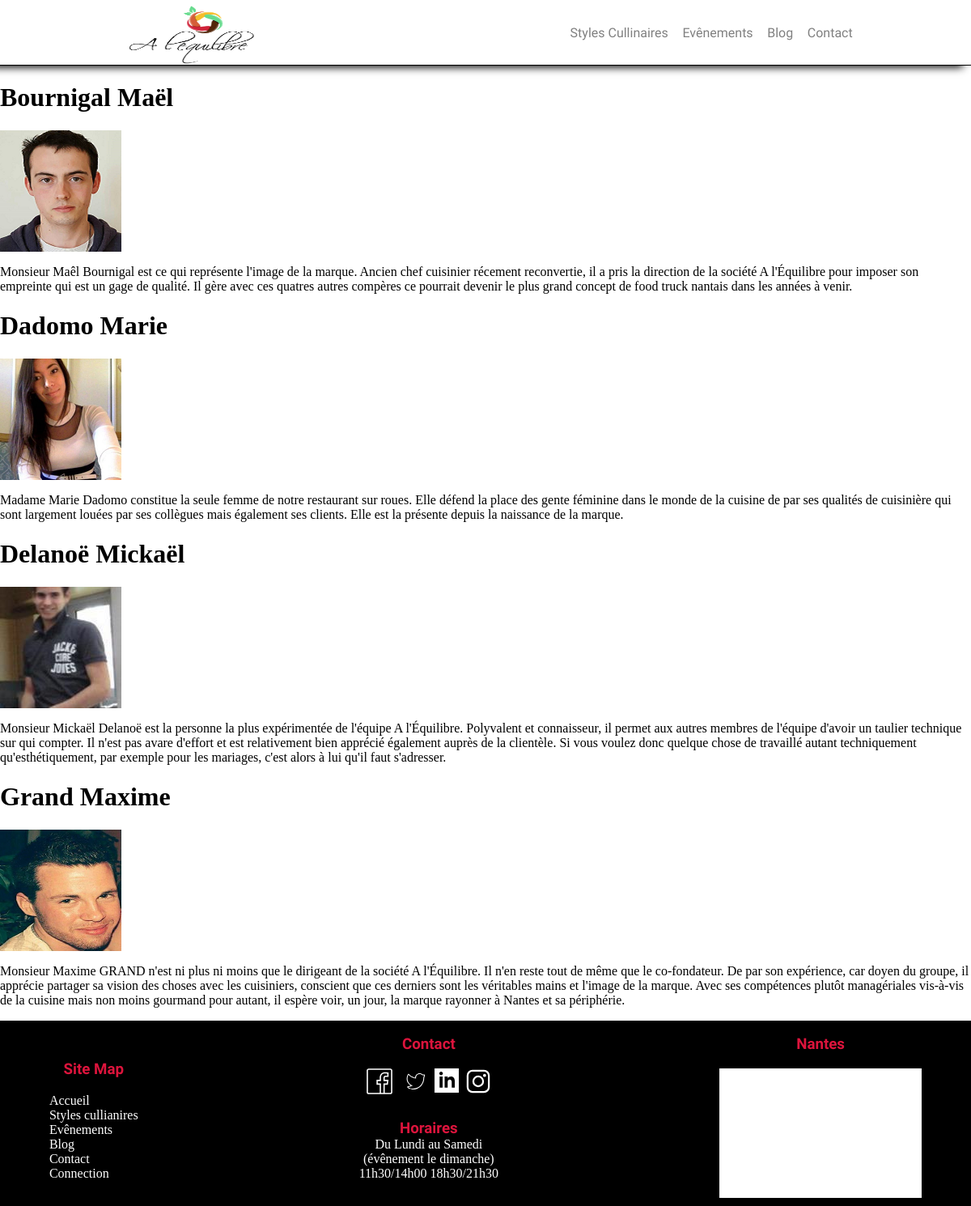
The page /equipe.php on the database its author committed.
### tables this page shows
CREATE TABLE `membres` (
  `code_membre` varchar(8) NOT NULL,
  `nom_membre` varchar(100) DEFAULT NULL,
  `prenom_membre` varchar(50) DEFAULT NULL,
  `description_membre` varchar(500) DEFAULT NULL,
  `image_membre` varchar(255) DEFAULT NULL
);

### equipe.php (the view, shortened to what this page needs)
<html>
    <head>
        <link href="style.css" rel="stylesheet" type="text/css" media="all" />
    </head>
    <body>
        <?php include'header.html';
        Try {
            $bdd = new PDO('mysql:host=localhost;dbname=a_l_equilibre;charset=latin1', 'root', '');
        }
        catch (PDOException $e) {
            die('Erreur : ' . $e->getMessage());
        }
        ?>
                <div class="equipe_detail">
                <?php
                    $result=$bdd->query('SELECT * FROM membres');
                    while ($data= $result->fetch()) {
                    $desc=$data['description_membre']
                ?>
                    <h1 id="title_events"><?php echo utf8_encode($data['nom_membre'])." ".utf8_encode($data['prenom_membre']) ?></h1>
                        <img src="<?php echo $data['image_membre']; ?>"" class="event_image">
                        <p class="event_text"><?php echo utf8_encode($desc); ?></p>
                </div>
                <?php }
                ?>
    </body>
</html>

### style.css (style rules this page uses)
body { margin: 0; }
* { box-sizing: border-box; }
a { background-color: transparent;color:grey;text-decoration: none; }
.titre_rouge { color: crimson; font-family: 'Dancing Script', cursive; }
.texte_blanc { color: white; }
header { display: flex; width: 100%; align-items: center; justify-content: space-around; border-bottom: 1px black solid; z-index: 1100; box-shadow: -10px 2px 10px black; background-color: white; flex-wrap: wrap; }
header nav { width: 40%; }
header ul { display: flex; list-style: none; justify-content: flex-end; }
header li { margin: 2%; font-family: 'Dancing Script'; }
img[title="logo"] { width: 170px; height: 80px; margin-left: 5%; }
footer { background-color: black; display: flex; justify-content: space-around; text-align: center; flex-wrap: wrap; }
footer ul { list-style: none; padding: 0; margin: 0; text-align: left; }
#contact_horaire { display: flex; flex-direction: column; align-items: center; }
#horaires { display: flex; flex-direction: column; align-items: center; }
#horaires h3 { margin-bottom: 0; }
#horaires p { width: 40%; text-align: center; margin-top: 0; }
#site_map { align-self: center; }
#localisation { align-self: center; }
#localisation #map2 { width: 250px; height: 160px; background-color: white; margin-bottom: 10px; }
.svg_footer { width: 40px; height: 40px; fill: white; }
#svg_linkedin { width: 30px; height: 30px; position: relative; top:-10px; }
a { align-self: center; }
html, .ba_section { box-sizing: border-box; }

### rows shown on the page
membres: nom_membre "Bournigal", prenom_membre "Maël", image_membre (picture), description_membre "Monsieur Maêl Bournigal est ce qui représente l'image de la marque. Ancien chef cuisinier récement reconvertie, il a pris la direction de la société A l'Équilibre pour imposer son empreinte qui est un gage de qualité. Il gère avec ces quatres autres compères ce pourrait devenir le plus grand concept de food truck nantais dans les années à venir."
membres: nom_membre "Dadomo", prenom_membre "Marie", image_membre (picture), description_membre "Madame Marie Dadomo constitue la seule femme de notre restaurant sur roues. Elle défend la place des gente féminine dans le monde de la cuisine de par ses qualités de cuisinière qui sont largement louées par ses collègues mais également ses clients. Elle est la présente depuis la naissance de la marque."
membres: nom_membre "Delanoë", prenom_membre "Mickaël", image_membre (picture), description_membre "Monsieur Mickaël Delanoë est la personne la plus expérimentée de l'équipe A l'Équilibre. Polyvalent et connaisseur, il permet aux autres membres de l'équipe d'avoir un taulier technique sur qui compter. Il n'est pas avare d'effort et est relativement bien apprécié également auprès de la clientèle. Si vous voulez donc quelque chose de travaillé autant techniquement qu'esthétiquement, par exemple pour les mariages, c'est alors à lui qu'il faut s'adresser."
membres: nom_membre "Grand", prenom_membre "Maxime", image_membre (picture), description_membre "Monsieur Maxime GRAND n'est ni plus ni moins que le dirigeant de la société A l'Équilibre. Il n'en reste tout de même que le co-fondateur. De par son expérience, car doyen du groupe, il apprécie partager sa vision des choses avec les cuisiniers, conscient que ces derniers sont les véritables mains et l'image de la marque. Avec ses compétences plutôt managériales vis-à-vis de la cuisine mais non moins gourmand pour autant, il espère voir, un jour, la marque rayonner à Nantes et sa périphérie."
